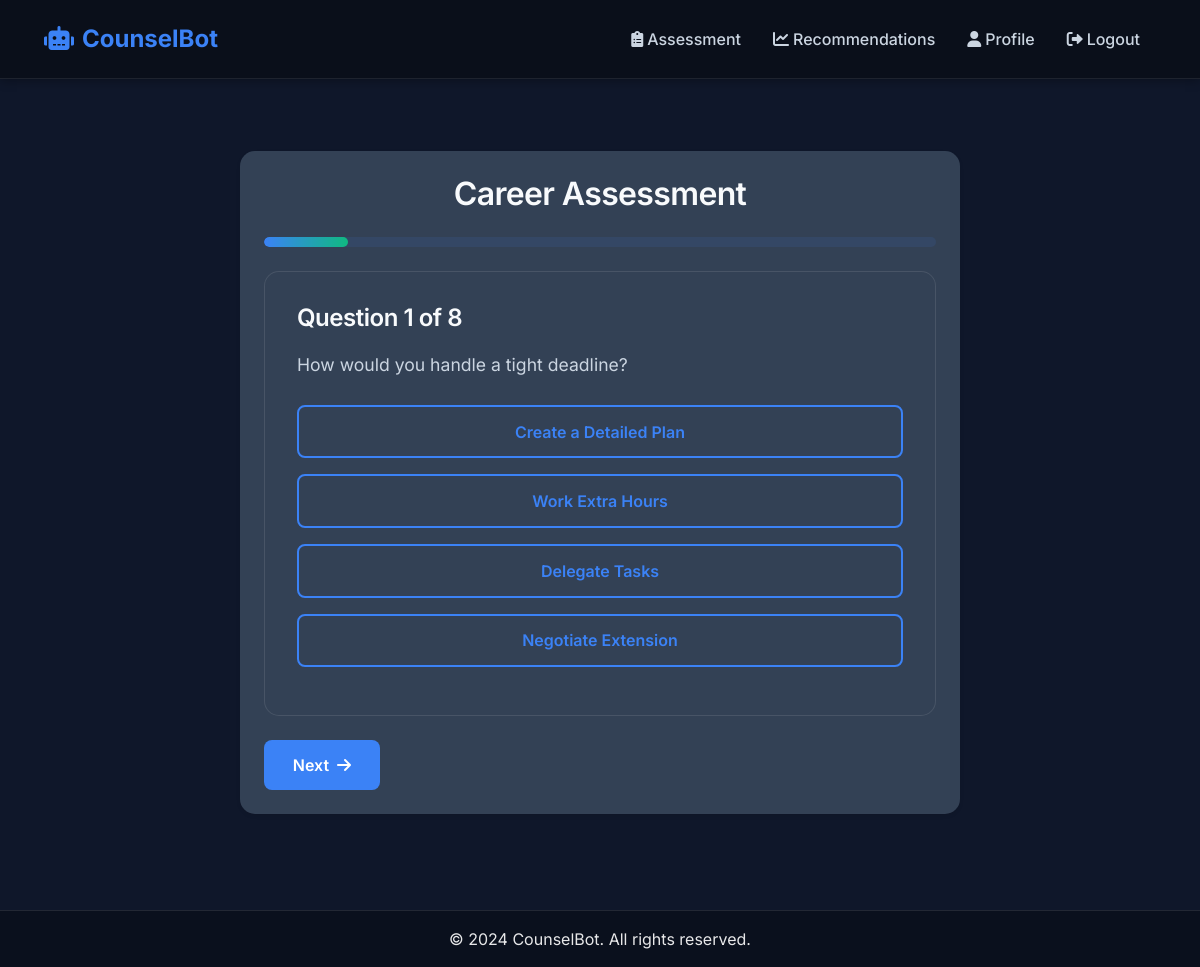
The page /assessment/ (signed in) on the database its author committed.
### career_counseling/models.py (models this page shows, shortened)
class Question(models.Model):
    QUESTION_TYPES = (
        ('SKILLS', 'Skills Assessment'),
        ('INTERESTS', 'Interest Assessment'),
        ('PERSONALITY', 'Personality Assessment'),
        ('SITUATION', 'Situational Assessment'),
    )
    question_text = models.TextField()
    question_type = models.CharField(max_length=20, choices=QUESTION_TYPES)
    options = models.JSONField(default=list)
    weight = models.FloatField(default=1.0)
    created_at = models.DateTimeField(auto_now_add=True)

### career_counseling/frontend_views.py (the view, shortened to what this page needs)
# urls.py: path('assessment/', frontend_views.assessment, name='assessment'),
@login_required
def assessment(request):
    questions = Question.objects.all().order_by('?')[:10]
    return render(request, 'assessment.html', {'questions': questions})

### templates/assessment.html (shortened to what this page needs)
{% extends 'base.html' %}
{% load static %}
{% block content %}
<div class="container py-5">
    <div class="row justify-content-center">
        <div class="col-md-8">
            <div class="card shadow-sm">
                <div class="card-body p-4">
                    <h2 class="text-center mb-4">Career Assessment</h2>
                    <div class="progress mb-4" style="height: 10px;">
                        <div class="progress-bar bg-primary" role="progressbar" style="width: 0%" id="progress-bar"></div>
                    </div>
                    <form id="assessment-form" method="post">
                        {% for question in questions %}
                        <div class="question-card mb-4" id="question-{{ forloop.counter }}" style="display: {% if forloop.first %}block{% else %}none{% endif %}">
                            <h4 class="mb-3">Question {{ forloop.counter }} of {{ questions|length }}</h4>
                            <p class="mb-4">{{ question.question_text }}</p>
                            <div class="options">
                                {% for option in question.options %}
                                <div class="option mb-3">
                                    <label class="btn btn-outline-primary w-100"
                                           for="option_{{ forloop.counter }}_q{{ question.id }}">
                                        {{ option }}
                                    </label>
                                </div>
                                {% endfor %}
                            </div>
                        </div>
                        {% endfor %}
                        <div class="d-flex justify-content-between mt-4">
                            <button type="button" class="btn btn-primary" id="next-btn">
                                Next<i class="fas fa-arrow-right ms-2"></i>
                            </button>
                        </div>
                    </form>
                </div>
            </div>
        </div>
    </div>
</div>
{% endblock %}

### static/css/style.css (style rules this page uses)
:root { --primary-dark: #0f172a; --secondary-dark: #1e293b; --card-bg: #334155; --accent-color: #3b82f6; --text-primary: #f8fafc; --text-secondary: #cbd5e1; --success-color: #10b981; --warning-color: #f59e0b; --danger-color: #ef4444; --dark-bg: #0f172a; --darker-bg: #0a0f1a; --primary-color: #3b82f6; --secondary-color: #10b981; --border-color: rgba(203, 213, 225, 0.1); --hover-bg: rgba(59, 130, 246, 0.1); --flow-step-bg: rgba(59, 130, 246, 0.15); --flow-step-border: rgba(59, 130, 246, 0.3); --flow-step-hover: rgba(59, 130, 246, 0.25); }
body { min-height: 100vh; display: flex; flex-direction: column; background-color: var(--dark-bg); color: var(--text-primary); font-family: 'Inter', sans-serif; }
.card { background-color: var(--card-bg); border: none; border-radius: 15px; box-shadow: 0 4px 20px rgba(0,0,0,0.2); transition: transform 0.3s ease, box-shadow 0.3s ease; margin-bottom: 1.5rem; }
.question-card { background-color: var(--card-bg); border-radius: 15px; padding: 2rem; margin-bottom: 2rem; border: 1px solid rgba(255,255,255,0.1); }
.btn-primary { background-color: var(--primary-color); border: none; padding: 0.8rem 1.8rem; font-weight: 600; border-radius: 8px; transition: all 0.3s ease; }
.btn-outline-primary { border: 2px solid var(--primary-color); color: var(--primary-color); padding: 0.8rem 1.8rem; font-weight: 600; border-radius: 8px; transition: all 0.3s ease; }
p { color: var(--text-secondary); line-height: 1.8; font-size: 1.1rem; }
h1, h2, h3, h4, h5, h6 { color: var(--text-primary); font-weight: 600; letter-spacing: -0.02em; }
.progress { background-color: rgba(255, 255, 255, 0.1); border-radius: 10px; height: 10px; }
.progress-bar { background-color: var(--primary-color); border-radius: 10px; }
.card .card-title, .card h1, .card h2, .card h3, .card h4, .card h5, .card h6 { color: var(--text-primary); }
.card .card-text, .card p { color: var(--text-secondary); }

### templates/assessment.html (style rules this page uses)
.question-card { transition: all 0.3s ease; animation: fadeIn 0.5s ease-in; }
.option label { transition: all 0.2s ease; }
.progress { background-color: rgba(59, 130, 246, 0.1); border-radius: 10px; overflow: hidden; }
.progress-bar { background: linear-gradient(90deg, var(--primary-color), var(--secondary-color)); transition: width 0.5s ease; }

### rows shown on the page
Question: questions "8", question_text "How would you handle a tight deadline?", options "Create a Detailed Plan" "Work Extra Hours" "Delegate Tasks" "Negotiate Extension"
